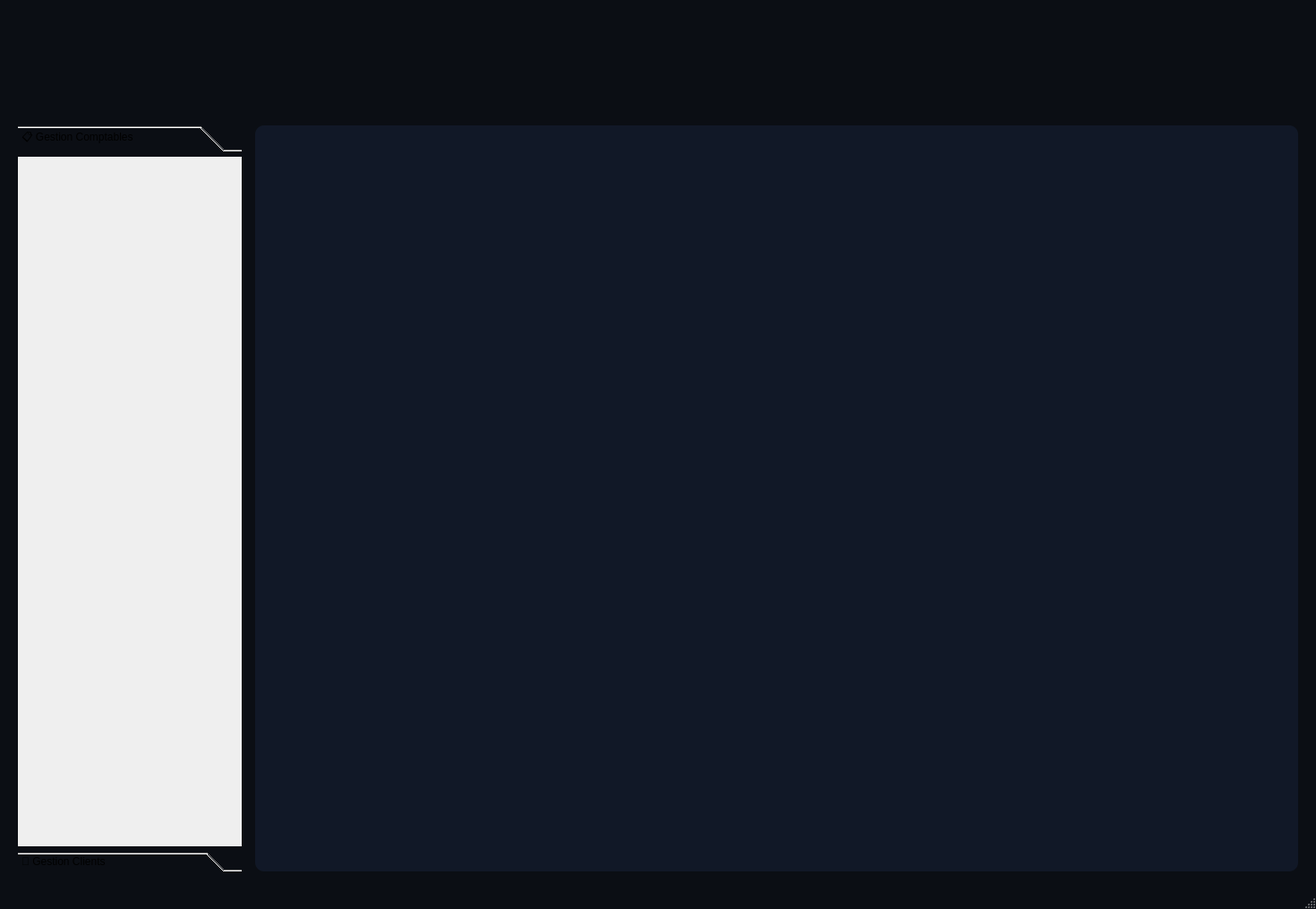
<?xml version="1.0" encoding="UTF-8"?>
<ui version="4.0">
 <class>MainWindow</class>
 <widget class="QMainWindow" name="MainWindow">
  <property name="geometry">
   <rect>
    <x>0</x>
    <y>0</y>
    <width>1470</width>
    <height>1015</height>
   </rect>
  </property>
  <property name="windowTitle">
   <string>CADS Desktop - Administration</string>
  </property>
  <property name="styleSheet">
   <string notr="true">
    QMainWindow { background-color: #0b0e14; }
   </string>
  </property>
  <widget class="QWidget" name="centralwidget">
   <layout class="QVBoxLayout" name="verticalLayout_main">
    <property name="spacing">
     <number>20</number>
    </property>
    <property name="leftMargin">
     <number>20</number>
    </property>
    <property name="topMargin">
     <number>20</number>
    </property>
    <property name="rightMargin">
     <number>20</number>
    </property>
    <property name="bottomMargin">
     <number>20</number>
    </property>
    <item>
     <layout class="QHBoxLayout" name="horizontalLayout_header">
      <item>
       <widget class="QLabel" name="label_logo">
        <property name="minimumSize">
         <size>
          <width>100</width>
          <height>100</height>
         </size>
        </property>
        <property name="maximumSize">
         <size>
          <width>100</width>
          <height>80</height>
         </size>
        </property>
        <property name="text">
         <string/>
        </property>
        <property name="pixmap">
         <pixmap>../assets/CADS.png</pixmap>
        </property>
        <property name="scaledContents">
         <bool>true</bool>
        </property>
       </widget>
      </item>
      <item>
       <spacer name="horizontalSpacer_header">
        <property name="orientation">
         <enum>Qt::Horizontal</enum>
        </property>
        <property name="sizeHint" stdset="0">
         <size>
          <width>40</width>
          <height>20</height>
         </size>
        </property>
       </spacer>
      </item>
     </layout>
    </item>
    <item>
     <layout class="QHBoxLayout" name="horizontalLayout_body">
      <property name="spacing">
       <number>15</number>
      </property>
      <item>
       <widget class="QToolBox" name="toolBox">
        <property name="minimumSize">
         <size>
          <width>200</width>
          <height>0</height>
         </size>
        </property>
        <property name="maximumSize">
         <size>
          <width>250</width>
          <height>16777215</height>
         </size>
        </property>
        <property name="currentIndex">
         <number>0</number>
        </property>
        <widget class="QWidget" name="page_comptables">
         <property name="geometry">
          <rect>
           <x>0</x>
           <y>0</y>
           <width>250</width>
           <height>748</height>
          </rect>
         </property>
         <attribute name="label">
          <string>📋 Gestion Comptables</string>
         </attribute>
        </widget>
        <widget class="QWidget" name="page_clients">
         <property name="geometry">
          <rect>
           <x>0</x>
           <y>0</y>
           <width>250</width>
           <height>648</height>
          </rect>
         </property>
         <attribute name="label">
          <string>👥 Gestion Clients</string>
         </attribute>
        </widget>
       </widget>
      </item>
      <item>
       <widget class="QStackedWidget" name="stackedWidget">
        <property name="styleSheet">
         <string notr="true">
          QStackedWidget { background-color: #111827; border-radius: 10px; }
         </string>
        </property>
        <widget class="QWidget" name="placeholder_page"/>
       </widget>
      </item>
     </layout>
    </item>
   </layout>
  </widget>
  <widget class="QMenuBar" name="menubar">
   <property name="geometry">
    <rect>
     <x>0</x>
     <y>0</y>
     <width>1470</width>
     <height>22</height>
    </rect>
   </property>
  </widget>
  <widget class="QStatusBar" name="statusbar"/>
 </widget>
 <resources/>
 <connections/>
</ui>
